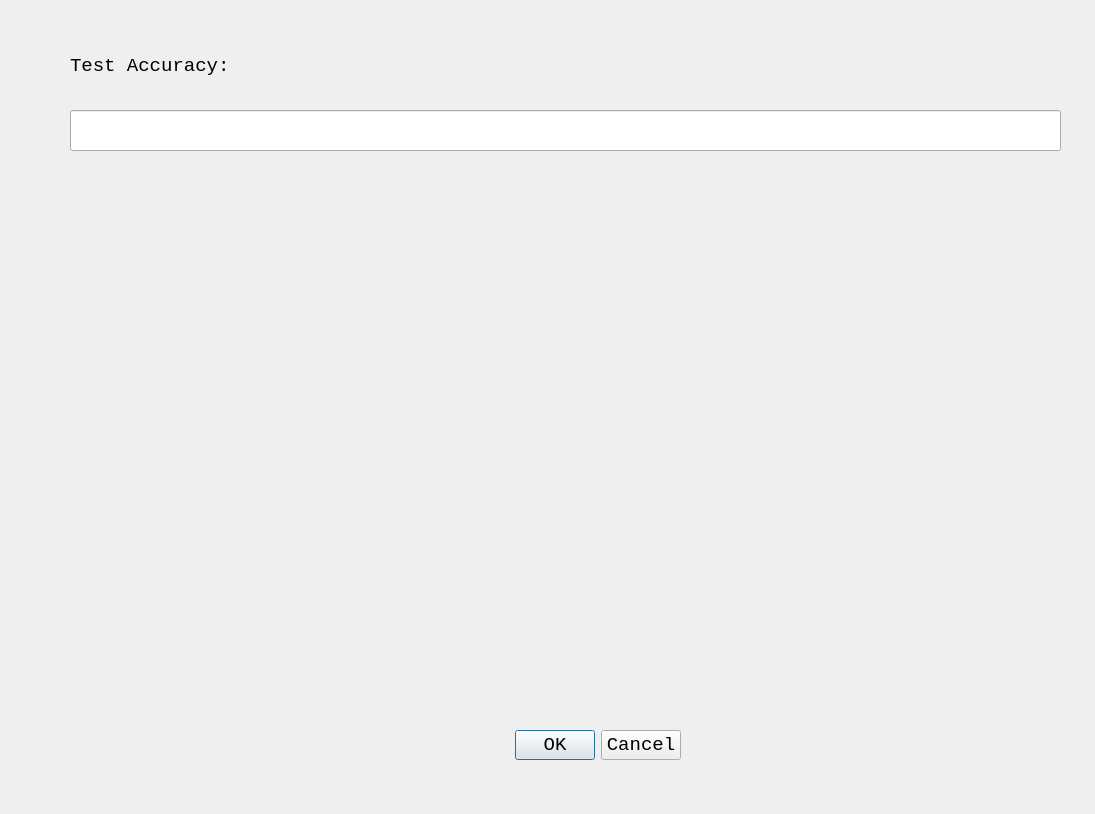
<?xml version="1.0" encoding="UTF-8"?>
<ui version="4.0">
 <class>GeorecDialogBase</class>
 <widget class="QDialog" name="GeorecDialogBase">
  <property name="geometry">
   <rect>
    <x>0</x>
    <y>0</y>
    <width>1095</width>
    <height>814</height>
   </rect>
  </property>
  <property name="windowTitle">
   <string>Geo Rec</string>
  </property>
  <widget class="QDialogButtonBox" name="button_box">
   <property name="geometry">
    <rect>
     <x>260</x>
     <y>720</y>
     <width>421</width>
     <height>51</height>
    </rect>
   </property>
   <property name="font">
    <font>
     <family>Consolas</family>
     <pointsize>14</pointsize>
    </font>
   </property>
   <property name="orientation">
    <enum>Qt::Horizontal</enum>
   </property>
   <property name="standardButtons">
    <set>QDialogButtonBox::Cancel|QDialogButtonBox::Ok</set>
   </property>
  </widget>
  <widget class="QLabel" name="label">
   <property name="geometry">
    <rect>
     <x>70</x>
     <y>40</y>
     <width>731</width>
     <height>51</height>
    </rect>
   </property>
   <property name="font">
    <font>
     <family>Consolas</family>
     <pointsize>14</pointsize>
    </font>
   </property>
   <property name="text">
    <string>Test Accuracy:</string>
   </property>
  </widget>
  <widget class="QLineEdit" name="editAcc">
   <property name="geometry">
    <rect>
     <x>70</x>
     <y>110</y>
     <width>991</width>
     <height>41</height>
    </rect>
   </property>
  </widget>
  <widget class="QWidget" name="verticalLayoutWidget">
   <property name="geometry">
    <rect>
     <x>70</x>
     <y>200</y>
     <width>971</width>
     <height>471</height>
    </rect>
   </property>
   <layout class="QVBoxLayout" name="verticalLayout"/>
  </widget>
 </widget>
 <resources/>
 <connections>
  <connection>
   <sender>button_box</sender>
   <signal>accepted()</signal>
   <receiver>GeorecDialogBase</receiver>
   <slot>accept()</slot>
   <hints>
    <hint type="sourcelabel">
     <x>20</x>
     <y>20</y>
    </hint>
    <hint type="destinationlabel">
     <x>20</x>
     <y>20</y>
    </hint>
   </hints>
  </connection>
  <connection>
   <sender>button_box</sender>
   <signal>rejected()</signal>
   <receiver>GeorecDialogBase</receiver>
   <slot>reject()</slot>
   <hints>
    <hint type="sourcelabel">
     <x>20</x>
     <y>20</y>
    </hint>
    <hint type="destinationlabel">
     <x>20</x>
     <y>20</y>
    </hint>
   </hints>
  </connection>
 </connections>
</ui>
